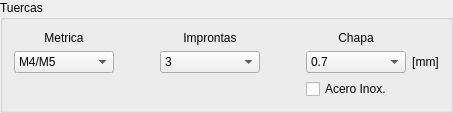
              <widget class="QGroupBox" name="groupBox_3">
               <property name="title">
                <string>Tuercas</string>
               </property>
               <layout class="QGridLayout" name="gridLayout_13">
                <item row="2" column="4">
                 <widget class="QCheckBox" name="checkBox_4">
                  <property name="text">
                   <string>Acero Inox.</string>
                  </property>
                 </widget>
                </item>
                <item row="1" column="1">
                 <spacer name="horizontalSpacer_3">
                  <property name="orientation">
                   <enum>Qt::Horizontal</enum>
                  </property>
                  <property name="sizeHint" stdset="0">
                   <size>
                    <width>40</width>
                    <height>20</height>
                   </size>
                  </property>
                 </spacer>
                </item>
                <item row="0" column="0">
                 <widget class="QLabel" name="label_42">
                  <property name="text">
                   <string>Metrica</string>
                  </property>
                  <property name="alignment">
                   <set>Qt::AlignCenter</set>
                  </property>
                 </widget>
                </item>
                <item row="0" column="2">
                 <widget class="QLabel" name="label_43">
                  <property name="text">
                   <string>Improntas</string>
                  </property>
                  <property name="alignment">
                   <set>Qt::AlignCenter</set>
                  </property>
                 </widget>
                </item>
                <item row="0" column="4">
                 <widget class="QLabel" name="label_44">
                  <property name="text">
                   <string>Chapa</string>
                  </property>
                  <property name="alignment">
                   <set>Qt::AlignCenter</set>
                  </property>
                 </widget>
                </item>
                <item row="1" column="0">
                 <widget class="QComboBox" name="comboBox_3">
                  <property name="minimumSize">
                   <size>
                    <width>100</width>
                    <height>0</height>
                   </size>
                  </property>
                  <item>
                   <property name="text">
                    <string>M4/M5</string>
                   </property>
                  </item>
                  <item>
                   <property name="text">
                    <string>M6/M7</string>
                   </property>
                  </item>
                  <item>
                   <property name="text">
                    <string>M8/M9</string>
                   </property>
                  </item>
                  <item>
                   <property name="text">
                    <string>M10</string>
                   </property>
                  </item>
                  <item>
                   <property name="text">
                    <string>M12/M14</string>
                   </property>
                  </item>
                  <item>
                   <property name="text">
                    <string>M16</string>
                   </property>
                  </item>
                 </widget>
                </item>
                <item row="1" column="2">
                 <widget class="QComboBox" name="comboBox_4">
                  <property name="minimumSize">
                   <size>
                    <width>100</width>
                    <height>0</height>
                   </size>
                  </property>
                  <item>
                   <property name="text">
                    <string>3</string>
                   </property>
                  </item>
                  <item>
                   <property name="text">
                    <string>4</string>
                   </property>
                  </item>
                 </widget>
                </item>
                <item row="1" column="5">
                 <widget class="QLabel" name="label_45">
                  <property name="text">
                   <string>[mm]</string>
                  </property>
                  <property name="alignment">
                   <set>Qt::AlignCenter</set>
                  </property>
                 </widget>
                </item>
                <item row="1" column="3">
                 <spacer name="horizontalSpacer_4">
                  <property name="orientation">
                   <enum>Qt::Horizontal</enum>
                  </property>
                  <property name="sizeHint" stdset="0">
                   <size>
                    <width>40</width>
                    <height>20</height>
                   </size>
                  </property>
                 </spacer>
                </item>
                <item row="1" column="4">
                 <widget class="QComboBox" name="comboBox_6">
                  <property name="minimumSize">
                   <size>
                    <width>100</width>
                    <height>0</height>
                   </size>
                  </property>
                  <item>
                   <property name="text">
                    <string>0.7</string>
                   </property>
                  </item>
                  <item>
                   <property name="text">
                    <string>0.8</string>
                   </property>
                  </item>
                  <item>
                   <property name="text">
                    <string>1</string>
                   </property>
                  </item>
                  <item>
                   <property name="text">
                    <string>1.25</string>
                   </property>
                  </item>
                  <item>
                   <property name="text">
                    <string>1.6</string>
                   </property>
                  </item>
                  <item>
                   <property name="text">
                    <string>2</string>
                   </property>
                  </item>
                  <item>
                   <property name="text">
                    <string>2.4</string>
                   </property>
                  </item>
                  <item>
                   <property name="text">
                    <string>3.2</string>
                   </property>
                  </item>
                  <item>
                   <property name="text">
                    <string>4</string>
                   </property>
                  </item>
                  <item>
                   <property name="text">
                    <string>5</string>
                   </property>
                  </item>
                 </widget>
                </item>
               </layout>
              </widget>
